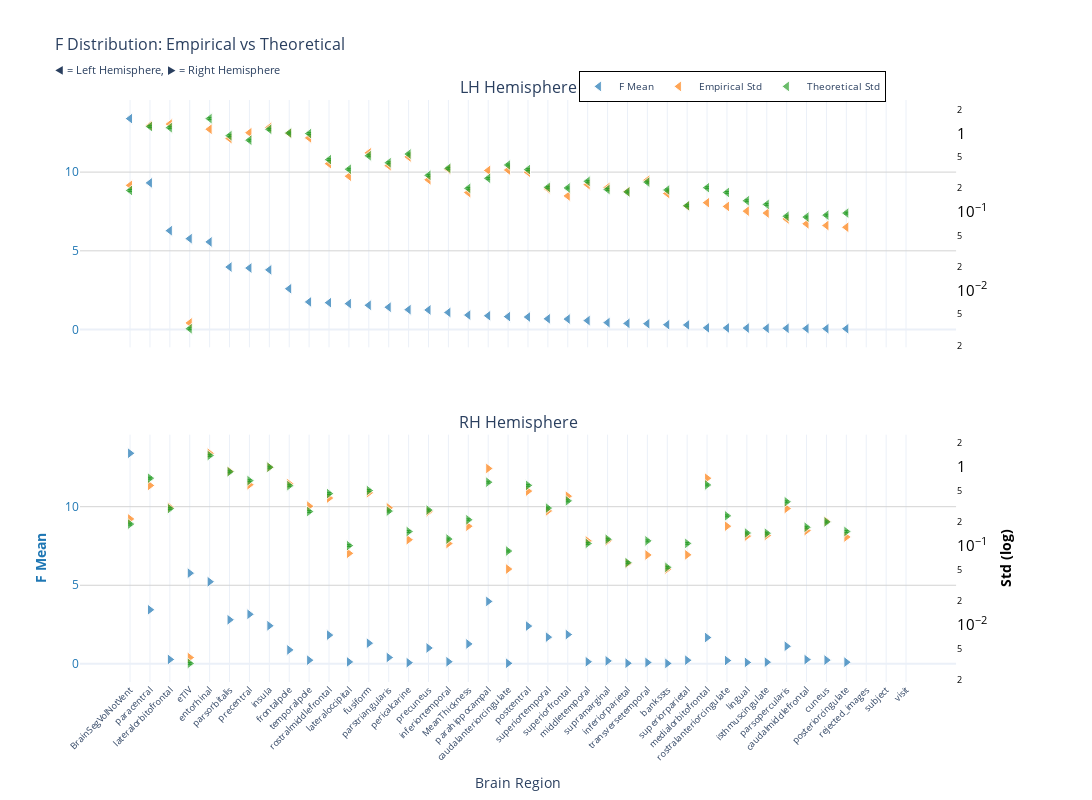
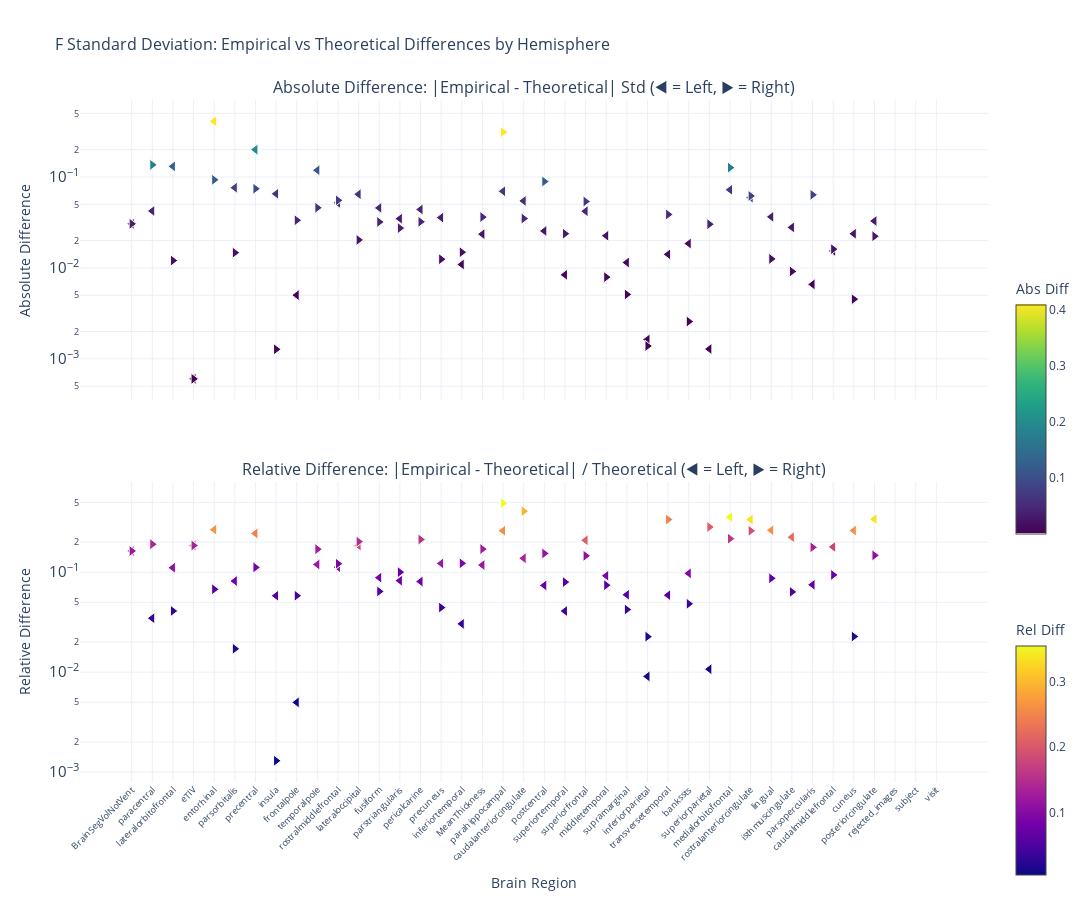

The notebook cell saved with these charts, in order:
### Markdown cell above
### F-statistic

### Code cell
nu_nav = df_navr[(df_navr["timepoint"] == "baseline") & (df_navr["group"] == "HC-PD")]
data_path = stats_dir / f"ancova_baseline_{METRIC}.parquet"
df, stats = get_test_stats(
    data_path, stat_functions_F, nu_nav, hemisphere=True, study="baseline"
)
show_figure(stats, hemisphere=True, stat_name="F", study="baseline", metric=METRIC)

### Figure 1 — Plotly figure (JSON) as saved in the notebook; plotly's stock layout.template omitted (floating-point values rounded to 4 significant figures)
{"data": [{"hovertemplate": "<b>%{x}</b><br>Mean F: %{y:.2f}<br><extra></extra>", "legendgroup": "mean", "marker": {"color": "#1f77b4", "line": {"color": "white", "width": 1}, "opacity": 0.7, "size": 10, "symbol": "triangle-left"}, "mode": "markers", "name": "F Mean", "showlegend": true, "type": "scatter", "x": ["BrainSegVolNotVent", "paracentral", "lateralorbitofrontal", "eTIV", "entorhinal", "parsorbitalis", "precentral", "insula", "frontalpole", "temporalpole", "rostralmiddlefrontal", "lateraloccipital", "fusiform", "parstriangularis", "pericalcarine", "precuneus", "inferiortemporal", "MeanThickness", "parahippocampal", "caudalanteriorcingulate", "postcentral", "superiortemporal", "superiorfrontal", "middletemporal", "supramarginal", "inferiorparietal", "transversetemporal", "bankssts", "superiorparietal", "medialorbitofrontal", "rostralanteriorcingulate", "lingual", "isthmuscingulate", "parsopercularis", "caudalmiddlefrontal", "cuneus", "posteriorcingulate", "rejected_images", "subject", "visit"], "xaxis": "x", "y": [13.4, 9.317, 6.28, 5.773, 5.566, 3.969, 3.906, 3.79, 2.592, 1.754, 1.706, 1.645, 1.541, 1.417, 1.262, 1.242, 1.084, 0.9165, 0.8743, 0.8193, 0.7938, 0.6796, 0.6639, 0.5669, 0.4389, 0.3893, 0.3704, 0.3067, 0.291, 0.1067, 0.1012, 0.09188, 0.07933, 0.07604, 0.06132, 0.05304, 0.04993, NaN, NaN, NaN], "yaxis": "y"}, {"hovertemplate": "<b>%{x}</b><br>Empirical Std: %{y:.3f}<br><extra></extra>", "legendgroup": "empirical", "marker": {"color": "#ff7f0e", "line": {"color": "white", "width": 1}, "opacity": 0.7, "size": 10, "symbol": "triangle-left"}, "mode": "markers", "name": "Empirical Std", "showlegend": true, "type": "scatter", "x": ["BrainSegVolNotVent", "paracentral", "lateralorbitofrontal", "eTIV", "entorhinal", "parsorbitalis", "precentral", "insula", "frontalpole", "temporalpole", "rostralmiddlefrontal", "lateraloccipital", "fusiform", "parstriangularis", "pericalcarine", "precuneus", "inferiortemporal", "MeanThickness", "parahippocampal", "caudalanteriorcingulate", "postcentral", "superiortemporal", "superiorfrontal", "middletemporal", "supramarginal", "inferiorparietal", "transversetemporal", "bankssts", "superiorparietal", "medialorbitofrontal", "rostralanteriorcingulate", "lingual", "isthmuscingulate", "parsopercularis", "caudalmiddlefrontal", "cuneus", "posteriorcingulate", "rejected_images", "subject", "visit"], "xaxis": "x", "y": [0.2178, 1.261, 1.31, 0.003862, 1.128, 0.8577, 1.017, 1.189, 1.002, 0.8743, 0.4105, 0.2844, 0.5636, 0.3877, 0.5009, 0.2561, 0.3477, 0.1759, 0.337, 0.3409, 0.3199, 0.1969, 0.1596, 0.2223, 0.2043, 0.1812, 0.2533, 0.1715, 0.1186, 0.131, 0.1174, 0.1022, 0.09662, 0.08141, 0.07052, 0.06715, 0.06371, NaN, NaN, NaN], "yaxis": "y2"}, {"error_y": {"array": [0.005206, 0.03388, 0.0328, 9.062e-05, 0.04276, 0.02597, 0.02273, 0.03125, 0.02801, 0.02761, 0.01286, 0.009704, 0.0144, 0.01175, 0.01515, 0.008115, 0.009971, 0.005544, 0.007434, 0.011, 0.009604, 0.005707, 0.005607, 0.00681, 0.005363, 0.004994, 0.006651, 0.005285, 0.003332, 0.005652, 0.004918, 0.003856, 0.003463, 0.002447, 0.002389, 0.002527, 0.002683, NaN, NaN, NaN], "arrayminus": [0.005063, 0.03295, 0.0319, 8.813e-05, 0.04158, 0.02525, 0.0221, 0.03039, 0.02724, 0.02685, 0.0125, 0.009437, 0.014, 0.01143, 0.01473, 0.007892, 0.009697, 0.005391, 0.00723, 0.01069, 0.00934, 0.00555, 0.005453, 0.006623, 0.005215, 0.004856, 0.006468, 0.00514, 0.003241, 0.005497, 0.004782, 0.00375, 0.003368, 0.00238, 0.002323, 0.002458, 0.00261, NaN, NaN, NaN], "color": "#2ca02c", "thickness": 1, "type": "data", "visible": true, "width": 2}, "hovertemplate": "<b>%{x}</b><br>Theoretical Std: %{y:.3f}<br><extra></extra>", "legendgroup": "theoretical", "marker": {"color": "#2ca02c", "line": {"color": "white", "width": 1}, "opacity": 0.7, "size": 10, "symbol": "triangle-left"}, "mode": "markers", "name": "Theoretical Std", "showlegend": true, "type": "scatter", "x": ["BrainSegVolNotVent", "paracentral", "lateralorbitofrontal", "eTIV", "entorhinal", "parsorbitalis", "precentral", "insula", "frontalpole", "temporalpole", "rostralmiddlefrontal", "lateraloccipital", "fusiform", "parstriangularis", "pericalcarine", "precuneus", "inferiortemporal", "MeanThickness", "parahippocampal", "caudalanteriorcingulate", "postcentral", "superiortemporal", "superiorfrontal", "middletemporal", "supramarginal", "inferiorparietal", "transversetemporal", "bankssts", "superiorparietal", "medialorbitofrontal", "rostralanteriorcingulate", "lingual", "isthmuscingulate", "parsopercularis", "caudalmiddlefrontal", "cuneus", "posteriorcingulate", "rejected_images", "subject", "visit"], "xaxis": "x", "y": [0.1873, 1.218, 1.18, 0.003259, 1.538, 0.9339, 0.8174, 1.124, 1.007, 0.993, 0.4624, 0.349, 0.5179, 0.4225, 0.5448, 0.2919, 0.3586, 0.1994, 0.2674, 0.3955, 0.3454, 0.2053, 0.2016, 0.2449, 0.1929, 0.1796, 0.2392, 0.1901, 0.1198, 0.2033, 0.1769, 0.1387, 0.1245, 0.088, 0.08591, 0.09089, 0.09651, NaN, NaN, NaN], "yaxis": "y2"}, {"hovertemplate": "<b>%{x}</b><br>Mean F: %{y:.2f}<br><extra></extra>", "legendgroup": "mean", "marker": {"color": "#1f77b4", "line": {"color": "white", "width": 1}, "opacity": 0.7, "size": 10, "symbol": "triangle-right"}, "mode": "markers", "name": "F Mean", "showlegend": false, "type": "scatter", "x": ["BrainSegVolNotVent", "eTIV", "entorhinal", "parahippocampal", "paracentral", "precentral", "parsorbitalis", "insula", "postcentral", "superiorfrontal", "rostralmiddlefrontal", "superiortemporal", "medialorbitofrontal", "fusiform", "MeanThickness", "parsopercularis", "precuneus", "frontalpole", "parstriangularis", "lateralorbitofrontal", "caudalmiddlefrontal", "cuneus", "temporalpole", "superiorparietal", "rostralanteriorcingulate", "supramarginal", "inferiortemporal", "middletemporal", "lateraloccipital", "isthmuscingulate", "posteriorcingulate", "lingual", "transversetemporal", "pericalcarine", "inferiorparietal", "caudalanteriorcingulate", "bankssts", "rejected_images", "subject", "visit"], "xaxis": "x2", "y": [13.4, 5.773, 5.226, 3.973, 3.443, 3.154, 2.806, 2.424, 2.404, 1.865, 1.83, 1.701, 1.675, 1.317, 1.268, 1.121, 1.011, 0.8886, 0.4054, 0.2808, 0.2713, 0.2388, 0.2343, 0.231, 0.2115, 0.1893, 0.1349, 0.1346, 0.124, 0.1088, 0.1085, 0.09178, 0.08757, 0.07563, 0.04195, 0.03678, 0.03065, NaN, NaN, NaN], "yaxis": "y3"}, {"hovertemplate": "<b>%{x}</b><br>Empirical Std: %{y:.3f}<br><extra></extra>", "legendgroup": "empirical", "marker": {"color": "#ff7f0e", "line": {"color": "white", "width": 1}, "opacity": 0.7, "size": 10, "symbol": "triangle-right"}, "mode": "markers", "name": "Empirical Std", "showlegend": false, "type": "scatter", "x": ["BrainSegVolNotVent", "eTIV", "entorhinal", "parahippocampal", "paracentral", "precentral", "parsorbitalis", "insula", "postcentral", "superiorfrontal", "rostralmiddlefrontal", "superiortemporal", "medialorbitofrontal", "fusiform", "MeanThickness", "parsopercularis", "precuneus", "frontalpole", "parstriangularis", "lateralorbitofrontal", "caudalmiddlefrontal", "cuneus", "temporalpole", "superiorparietal", "rostralanteriorcingulate", "supramarginal", "inferiortemporal", "middletemporal", "lateraloccipital", "isthmuscingulate", "posteriorcingulate", "lingual", "transversetemporal", "pericalcarine", "inferiorparietal", "caudalanteriorcingulate", "bankssts", "rejected_images", "subject", "visit"], "xaxis": "x2", "y": [0.2178, 0.003862, 1.471, 0.9455, 0.5769, 0.5896, 0.8736, 0.9811, 0.4891, 0.4222, 0.3998, 0.275, 0.712, 0.4659, 0.1762, 0.2951, 0.2692, 0.6072, 0.3008, 0.3061, 0.155, 0.2041, 0.316, 0.07662, 0.1764, 0.1155, 0.1064, 0.1147, 0.07999, 0.1348, 0.1288, 0.1321, 0.07632, 0.1189, 0.05967, 0.05066, 0.05069, NaN, NaN, NaN], "yaxis": "y4"}, {"error_y": {"array": [0.005206, 9.062e-05, 0.03831, 0.01763, 0.01982, 0.01846, 0.02388, 0.02724, 0.01608, 0.01024, 0.01266, 0.008307, 0.01627, 0.01385, 0.005908, 0.009975, 0.007831, 0.01595, 0.007601, 0.008175, 0.004757, 0.005549, 0.007508, 0.002972, 0.006624, 0.003354, 0.003372, 0.002968, 0.002788, 0.004003, 0.004201, 0.004023, 0.003198, 0.0042, 0.001698, 0.00238, 0.001481, NaN, NaN, NaN], "arrayminus": [0.005063, 8.813e-05, 0.03726, 0.01715, 0.01927, 0.01795, 0.02322, 0.02649, 0.01564, 0.009962, 0.01231, 0.008079, 0.01583, 0.01346, 0.005745, 0.0097, 0.007615, 0.01551, 0.007392, 0.00795, 0.004626, 0.005397, 0.007302, 0.00289, 0.006441, 0.003262, 0.00328, 0.002886, 0.002712, 0.003893, 0.004085, 0.003912, 0.00311, 0.004084, 0.001651, 0.002314, 0.00144, NaN, NaN, NaN], "color": "#2ca02c", "thickness": 1, "type": "data", "visible": true, "width": 2}, "hovertemplate": "<b>%{x}</b><br>Theoretical Std: %{y:.3f}<br><extra></extra>", "legendgroup": "theoretical", "marker": {"color": "#2ca02c", "line": {"color": "white", "width": 1}, "opacity": 0.7, "size": 10, "symbol": "triangle-right"}, "mode": "markers", "name": "Theoretical Std", "showlegend": false, "type": "scatter", "x": ["BrainSegVolNotVent", "eTIV", "entorhinal", "parahippocampal", "paracentral", "precentral", "parsorbitalis", "insula", "postcentral", "superiorfrontal", "rostralmiddlefrontal", "superiortemporal", "medialorbitofrontal", "fusiform", "MeanThickness", "parsopercularis", "precuneus", "frontalpole", "parstriangularis", "lateralorbitofrontal", "caudalmiddlefrontal", "cuneus", "temporalpole", "superiorparietal", "rostralanteriorcingulate", "supramarginal", "inferiortemporal", "middletemporal", "lateraloccipital", "isthmuscingulate", "posteriorcingulate", "lingual", "transversetemporal", "pericalcarine", "inferiorparietal", "caudalanteriorcingulate", "bankssts", "rejected_images", "subject", "visit"], "xaxis": "x2", "y": [0.1873, 0.003259, 1.378, 0.6341, 0.7128, 0.6638, 0.8588, 0.9798, 0.5783, 0.3684, 0.4551, 0.2988, 0.5853, 0.4979, 0.2125, 0.3587, 0.2816, 0.5738, 0.2734, 0.294, 0.1711, 0.1996, 0.27, 0.1069, 0.2382, 0.1206, 0.1213, 0.1067, 0.1003, 0.144, 0.1511, 0.1447, 0.115, 0.1511, 0.06105, 0.08558, 0.05326, NaN, NaN, NaN], "yaxis": "y4"}], "layout": {"annotations": [{"font": {"size": 16}, "showarrow": false, "text": "LH Hemisphere", "x": 0.47, "xanchor": "center", "xref": "paper", "y": 1, "yanchor": "bottom", "yref": "paper"}, {"font": {"size": 16}, "showarrow": false, "text": "RH Hemisphere", "x": 0.47, "xanchor": "center", "xref": "paper", "y": 0.425, "yanchor": "bottom", "yref": "paper"}], "height": 800, "hovermode": "x", "legend": {"bgcolor": "rgba(255, 255, 255, 0.9)", "bordercolor": "black", "borderwidth": 1, "font": {"size": 10}, "orientation": "h", "x": 0.7, "xanchor": "center", "y": 1.05}, "title": {"font": {"size": 16}, "text": "F Distribution: Empirical vs Theoretical<br><sub>◀ = Left Hemisphere, ▶ = Right Hemisphere</sub>"}, "width": 1400, "xaxis": {"anchor": "y", "domain": [0, 0.94], "matches": "x2", "showticklabels": false}, "xaxis2": {"anchor": "y3", "domain": [0, 0.94], "tickangle": -45, "tickfont": {"size": 9}, "title": {"text": "Brain Region"}}, "yaxis": {"anchor": "x", "domain": [0.575, 1], "gridcolor": "lightgray", "showgrid": true, "tickfont": {"color": "#1f77b4"}, "title": {"font": {"color": "#1f77b4"}, "text": ""}}, "yaxis2": {"anchor": "x", "exponentformat": "power", "overlaying": "y", "showgrid": false, "side": "right", "tickfont": {"color": "black"}, "title": {"font": {"color": "black"}, "text": ""}, "type": "log"}, "yaxis3": {"anchor": "x2", "domain": [0, 0.425], "gridcolor": "lightgray", "showgrid": true, "tickfont": {"color": "#1f77b4"}, "title": {"font": {"color": "#1f77b4"}, "text": "<b>F Mean</b>"}}, "yaxis4": {"anchor": "x2", "exponentformat": "power", "overlaying": "y3", "showgrid": false, "side": "right", "tickfont": {"color": "black"}, "title": {"font": {"color": "black"}, "text": "<b>Std (log)</b>"}, "type": "log"}}}

### Figure 2 — Plotly figure (JSON) as saved in the notebook; plotly's stock layout.template omitted (floating-point values rounded to 4 significant figures)
{"data": [{"hovertemplate": "<b>%{x}</b><br>Hemisphere: %{text}<br>Abs Diff: %{y:.4f}<br><extra></extra>", "legendgroup": "abs_lh", "marker": {"color": [0.03056, 0.04224, 0.1308, 0.000603, 0.4102, 0.07622, 0.1999, 0.06534, 0.005019, 0.1187, 0.05194, 0.06463, 0.04572, 0.03479, 0.04394, 0.03575, 0.01091, 0.02352, 0.06958, 0.05456, 0.02549, 0.008391, 0.04206, 0.02257, 0.01148, 0.001629, 0.0141, 0.01853, 0.001283, 0.07229, 0.05949, 0.03643, 0.02792, 0.006591, 0.01539, 0.02374, 0.0328, NaN, NaN, NaN], "colorbar": {"len": 0.4, "title": {"text": "Abs Diff"}, "y": 0.75, "yanchor": "top"}, "colorscale": [[0, "#440154"], [0.1111, "#482878"], [0.2222, "#3e4989"], [0.3333, "#31688e"], [0.4444, "#26828e"], [0.5556, "#1f9e89"], [0.6667, "#35b779"], [0.7778, "#6ece58"], [0.8889, "#b5de2b"], [1, "#fde725"]], "line": {"color": "white", "width": 1}, "showscale": true, "size": 10, "symbol": "triangle-left"}, "mode": "markers", "name": "Absolute (lh)", "showlegend": false, "text": ["lh", "lh", "lh", "lh", "lh", "lh", "lh", "lh", "lh", "lh", "lh", "lh", "lh", "lh", "lh", "lh", "lh", "lh", "lh", "lh", "lh", "lh", "lh", "lh", "lh", "lh", "lh", "lh", "lh", "lh", "lh", "lh", "lh", "lh", "lh", "lh", "lh", "lh", "lh", "lh"], "type": "scatter", "x": ["BrainSegVolNotVent", "paracentral", "lateralorbitofrontal", "eTIV", "entorhinal", "parsorbitalis", "precentral", "insula", "frontalpole", "temporalpole", "rostralmiddlefrontal", "lateraloccipital", "fusiform", "parstriangularis", "pericalcarine", "precuneus", "inferiortemporal", "MeanThickness", "parahippocampal", "caudalanteriorcingulate", "postcentral", "superiortemporal", "superiorfrontal", "middletemporal", "supramarginal", "inferiorparietal", "transversetemporal", "bankssts", "superiorparietal", "medialorbitofrontal", "rostralanteriorcingulate", "lingual", "isthmuscingulate", "parsopercularis", "caudalmiddlefrontal", "cuneus", "posteriorcingulate", "rejected_images", "subject", "visit"], "xaxis": "x", "y": [0.03056, 0.04224, 0.1308, 0.000603, 0.4102, 0.07622, 0.1999, 0.06534, 0.005019, 0.1187, 0.05194, 0.06463, 0.04572, 0.03479, 0.04394, 0.03575, 0.01091, 0.02352, 0.06958, 0.05456, 0.02549, 0.008391, 0.04206, 0.02257, 0.01148, 0.001629, 0.0141, 0.01853, 0.001283, 0.07229, 0.05949, 0.03643, 0.02792, 0.006591, 0.01539, 0.02374, 0.0328, NaN, NaN, NaN], "yaxis": "y"}, {"hovertemplate": "<b>%{x}</b><br>Hemisphere: %{text}<br>Rel Diff: %{y:.2%}<br><extra></extra>", "legendgroup": "rel_lh", "marker": {"color": [0.1632, 0.03467, 0.1109, 0.185, 0.2667, 0.08161, 0.2445, 0.05813, 0.004983, 0.1195, 0.1123, 0.1852, 0.08827, 0.08233, 0.08064, 0.1225, 0.03043, 0.118, 0.2602, 0.138, 0.0738, 0.04088, 0.2086, 0.09217, 0.0595, 0.009068, 0.05893, 0.09747, 0.01071, 0.3556, 0.3363, 0.2627, 0.2242, 0.07489, 0.1791, 0.2612, 0.3398, NaN, NaN, NaN], "colorbar": {"len": 0.4, "title": {"text": "Rel Diff"}, "y": 0.25, "yanchor": "top"}, "colorscale": [[0, "#0d0887"], [0.1111, "#46039f"], [0.2222, "#7201a8"], [0.3333, "#9c179e"], [0.4444, "#bd3786"], [0.5556, "#d8576b"], [0.6667, "#ed7953"], [0.7778, "#fb9f3a"], [0.8889, "#fdca26"], [1, "#f0f921"]], "line": {"color": "white", "width": 1}, "showscale": true, "size": 10, "symbol": "triangle-left"}, "mode": "markers", "name": "Relative (lh)", "showlegend": false, "text": ["lh", "lh", "lh", "lh", "lh", "lh", "lh", "lh", "lh", "lh", "lh", "lh", "lh", "lh", "lh", "lh", "lh", "lh", "lh", "lh", "lh", "lh", "lh", "lh", "lh", "lh", "lh", "lh", "lh", "lh", "lh", "lh", "lh", "lh", "lh", "lh", "lh", "lh", "lh", "lh"], "type": "scatter", "x": ["BrainSegVolNotVent", "paracentral", "lateralorbitofrontal", "eTIV", "entorhinal", "parsorbitalis", "precentral", "insula", "frontalpole", "temporalpole", "rostralmiddlefrontal", "lateraloccipital", "fusiform", "parstriangularis", "pericalcarine", "precuneus", "inferiortemporal", "MeanThickness", "parahippocampal", "caudalanteriorcingulate", "postcentral", "superiortemporal", "superiorfrontal", "middletemporal", "supramarginal", "inferiorparietal", "transversetemporal", "bankssts", "superiorparietal", "medialorbitofrontal", "rostralanteriorcingulate", "lingual", "isthmuscingulate", "parsopercularis", "caudalmiddlefrontal", "cuneus", "posteriorcingulate", "rejected_images", "subject", "visit"], "xaxis": "x2", "y": [0.1632, 0.03467, 0.1109, 0.185, 0.2667, 0.08161, 0.2445, 0.05813, 0.004983, 0.1195, 0.1123, 0.1852, 0.08827, 0.08233, 0.08064, 0.1225, 0.03043, 0.118, 0.2602, 0.138, 0.0738, 0.04088, 0.2086, 0.09217, 0.0595, 0.009068, 0.05893, 0.09747, 0.01071, 0.3556, 0.3363, 0.2627, 0.2242, 0.07489, 0.1791, 0.2612, 0.3398, NaN, NaN, NaN], "yaxis": "y2"}, {"hovertemplate": "<b>%{x}</b><br>Hemisphere: %{text}<br>Abs Diff: %{y:.4f}<br><extra></extra>", "legendgroup": "abs_rh", "marker": {"color": [0.03056, 0.000603, 0.09306, 0.3114, 0.1359, 0.07423, 0.01472, 0.001273, 0.08919, 0.0538, 0.05536, 0.02379, 0.1267, 0.032, 0.03624, 0.06365, 0.01247, 0.03341, 0.0274, 0.01205, 0.01608, 0.004533, 0.04591, 0.03025, 0.06186, 0.005108, 0.01489, 0.007917, 0.0203, 0.009146, 0.02228, 0.01257, 0.03871, 0.03214, 0.001384, 0.03492, 0.002572, NaN, NaN, NaN], "colorbar": {"len": 0.4, "title": {"text": "Abs Diff"}, "y": 0.75, "yanchor": "top"}, "colorscale": [[0, "#440154"], [0.1111, "#482878"], [0.2222, "#3e4989"], [0.3333, "#31688e"], [0.4444, "#26828e"], [0.5556, "#1f9e89"], [0.6667, "#35b779"], [0.7778, "#6ece58"], [0.8889, "#b5de2b"], [1, "#fde725"]], "line": {"color": "white", "width": 1}, "showscale": false, "size": 10, "symbol": "triangle-right"}, "mode": "markers", "name": "Absolute (rh)", "showlegend": false, "text": ["rh", "rh", "rh", "rh", "rh", "rh", "rh", "rh", "rh", "rh", "rh", "rh", "rh", "rh", "rh", "rh", "rh", "rh", "rh", "rh", "rh", "rh", "rh", "rh", "rh", "rh", "rh", "rh", "rh", "rh", "rh", "rh", "rh", "rh", "rh", "rh", "rh", "rh", "rh", "rh"], "type": "scatter", "x": ["BrainSegVolNotVent", "eTIV", "entorhinal", "parahippocampal", "paracentral", "precentral", "parsorbitalis", "insula", "postcentral", "superiorfrontal", "rostralmiddlefrontal", "superiortemporal", "medialorbitofrontal", "fusiform", "MeanThickness", "parsopercularis", "precuneus", "frontalpole", "parstriangularis", "lateralorbitofrontal", "caudalmiddlefrontal", "cuneus", "temporalpole", "superiorparietal", "rostralanteriorcingulate", "supramarginal", "inferiortemporal", "middletemporal", "lateraloccipital", "isthmuscingulate", "posteriorcingulate", "lingual", "transversetemporal", "pericalcarine", "inferiorparietal", "caudalanteriorcingulate", "bankssts", "rejected_images", "subject", "visit"], "xaxis": "x", "y": [0.03056, 0.000603, 0.09306, 0.3114, 0.1359, 0.07423, 0.01472, 0.001273, 0.08919, 0.0538, 0.05536, 0.02379, 0.1267, 0.032, 0.03624, 0.06365, 0.01247, 0.03341, 0.0274, 0.01205, 0.01608, 0.004533, 0.04591, 0.03025, 0.06186, 0.005108, 0.01489, 0.007917, 0.0203, 0.009146, 0.02228, 0.01257, 0.03871, 0.03214, 0.001384, 0.03492, 0.002572, NaN, NaN, NaN], "yaxis": "y"}, {"hovertemplate": "<b>%{x}</b><br>Hemisphere: %{text}<br>Rel Diff: %{y:.2%}<br><extra></extra>", "legendgroup": "rel_rh", "marker": {"color": [0.1632, 0.185, 0.06754, 0.491, 0.1907, 0.1118, 0.01714, 0.001299, 0.1542, 0.146, 0.1216, 0.07962, 0.2165, 0.06426, 0.1705, 0.1774, 0.04427, 0.05824, 0.1002, 0.04099, 0.09402, 0.02271, 0.17, 0.283, 0.2597, 0.04235, 0.1227, 0.07417, 0.2024, 0.06353, 0.1475, 0.0869, 0.3366, 0.2127, 0.02268, 0.4081, 0.04829, NaN, NaN, NaN], "colorbar": {"len": 0.4, "title": {"text": "Rel Diff"}, "y": 0.25, "yanchor": "top"}, "colorscale": [[0, "#0d0887"], [0.1111, "#46039f"], [0.2222, "#7201a8"], [0.3333, "#9c179e"], [0.4444, "#bd3786"], [0.5556, "#d8576b"], [0.6667, "#ed7953"], [0.7778, "#fb9f3a"], [0.8889, "#fdca26"], [1, "#f0f921"]], "line": {"color": "white", "width": 1}, "showscale": false, "size": 10, "symbol": "triangle-right"}, "mode": "markers", "name": "Relative (rh)", "showlegend": false, "text": ["rh", "rh", "rh", "rh", "rh", "rh", "rh", "rh", "rh", "rh", "rh", "rh", "rh", "rh", "rh", "rh", "rh", "rh", "rh", "rh", "rh", "rh", "rh", "rh", "rh", "rh", "rh", "rh", "rh", "rh", "rh", "rh", "rh", "rh", "rh", "rh", "rh", "rh", "rh", "rh"], "type": "scatter", "x": ["BrainSegVolNotVent", "eTIV", "entorhinal", "parahippocampal", "paracentral", "precentral", "parsorbitalis", "insula", "postcentral", "superiorfrontal", "rostralmiddlefrontal", "superiortemporal", "medialorbitofrontal", "fusiform", "MeanThickness", "parsopercularis", "precuneus", "frontalpole", "parstriangularis", "lateralorbitofrontal", "caudalmiddlefrontal", "cuneus", "temporalpole", "superiorparietal", "rostralanteriorcingulate", "supramarginal", "inferiortemporal", "middletemporal", "lateraloccipital", "isthmuscingulate", "posteriorcingulate", "lingual", "transversetemporal", "pericalcarine", "inferiorparietal", "caudalanteriorcingulate", "bankssts", "rejected_images", "subject", "visit"], "xaxis": "x2", "y": [0.1632, 0.185, 0.06754, 0.491, 0.1907, 0.1118, 0.01714, 0.001299, 0.1542, 0.146, 0.1216, 0.07962, 0.2165, 0.06426, 0.1705, 0.1774, 0.04427, 0.05824, 0.1002, 0.04099, 0.09402, 0.02271, 0.17, 0.283, 0.2597, 0.04235, 0.1227, 0.07417, 0.2024, 0.06353, 0.1475, 0.0869, 0.3366, 0.2127, 0.02268, 0.4081, 0.04829, NaN, NaN, NaN], "yaxis": "y2"}], "layout": {"annotations": [{"font": {"size": 16}, "showarrow": false, "text": "Absolute Difference: |Empirical - Theoretical| Std (◀ = Left, ▶ = Right)", "x": 0.5, "xanchor": "center", "xref": "paper", "y": 1, "yanchor": "bottom", "yref": "paper"}, {"font": {"size": 16}, "showarrow": false, "text": "Relative Difference: |Empirical - Theoretical| / Theoretical (◀ = Left, ▶ = Right)", "x": 0.5, "xanchor": "center", "xref": "paper", "y": 0.44, "yanchor": "bottom", "yref": "paper"}], "height": 900, "hovermode": "x unified", "showlegend": false, "title": {"font": {"size": 16}, "text": "F Standard Deviation: Empirical vs Theoretical Differences by Hemisphere"}, "width": 1400, "xaxis": {"anchor": "y", "domain": [0, 1], "showticklabels": false}, "xaxis2": {"anchor": "y2", "domain": [0, 1], "tickangle": -45, "tickfont": {"size": 9}, "title": {"text": "Brain Region"}}, "yaxis": {"anchor": "x", "domain": [0.56, 1], "exponentformat": "power", "title": {"text": "Absolute Difference"}, "type": "log"}, "yaxis2": {"anchor": "x2", "domain": [0, 0.44], "exponentformat": "power", "title": {"text": "Relative Difference"}, "type": "log"}}}
